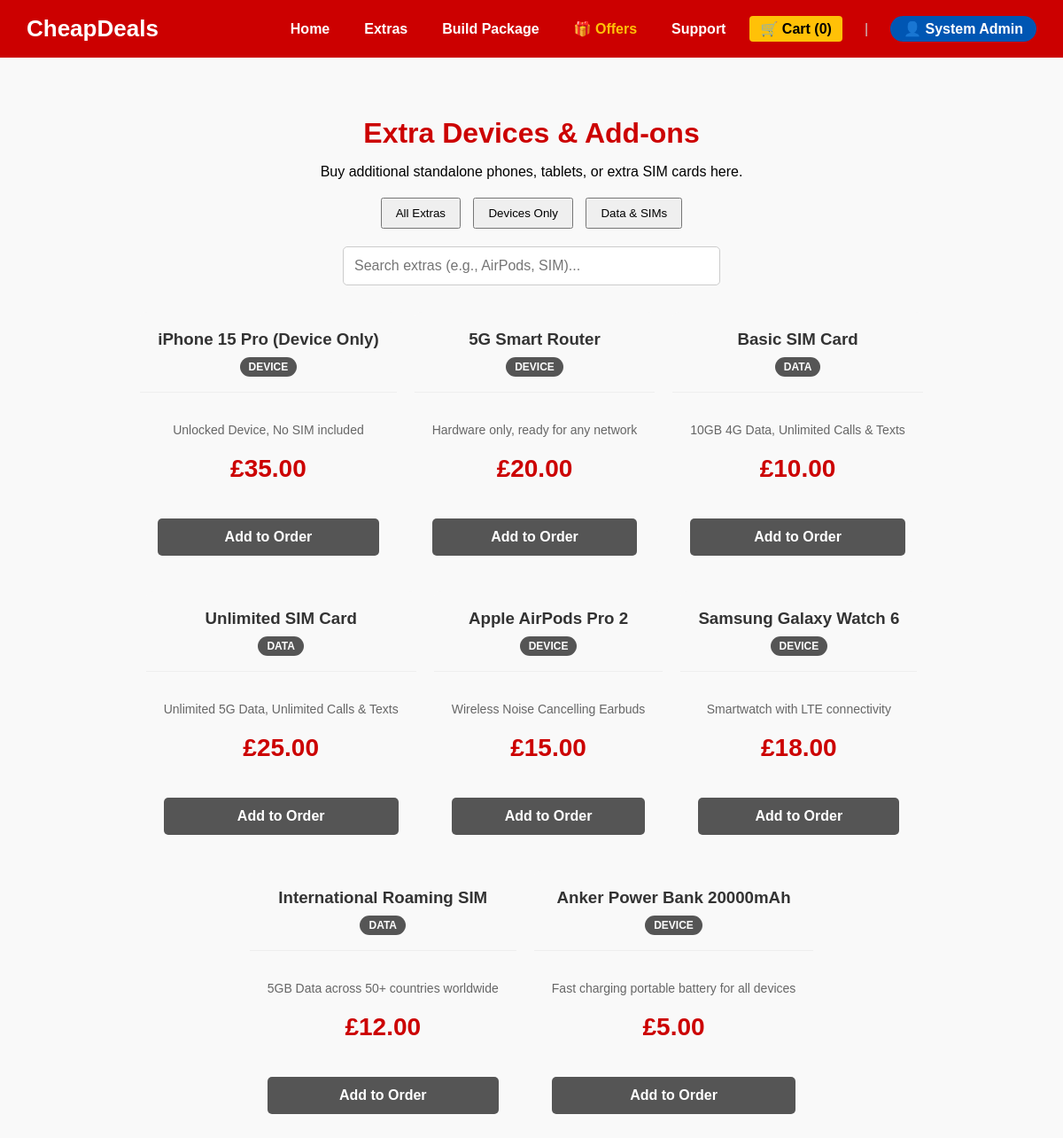
Screenshot of /COMP1807/extras.php (signed in) with the database file from the repository.
### tables this page shows
CREATE TABLE `extras` (
  `id` int(11) NOT NULL,
  `name` varchar(255) NOT NULL,
  `type` varchar(50) NOT NULL,
  `price` decimal(10,2) NOT NULL,
  `details` text DEFAULT NULL
);

### COMP1807/extras.php (called while the page is built, shortened)
<?php
require_once 'includes/db.php';
try {
    $stmt = $conn->prepare("SELECT * FROM extras");
    $stmt->execute();
    $extras = $stmt->fetchAll(PDO::FETCH_ASSOC);
} catch(PDOException $e) {
    die("System error: " . $e->getMessage());
}
include 'template/html/extras.html.php';
include 'template/html/header.html.php';
?>

### COMP1807/template/html/extras.html.php (the view, shortened to what this page needs)
<div class="packages-header" style="text-align: center; margin-bottom: 30px;">
    <h2>Extra Devices & Add-ons</h2>
    <p>Buy additional standalone phones, tablets, or extra SIM cards here.</p>
    <div class="filters" style="margin: 20px 0;">
        <button class="extra-filter-btn active" data-filter="All" style="padding: 8px 15px; margin: 0 5px; cursor: pointer;">All Extras</button>
        <button class="extra-filter-btn" data-filter="Device" style="padding: 8px 15px; margin: 0 5px; cursor: pointer;">Devices Only</button>
        <button class="extra-filter-btn" data-filter="Data" style="padding: 8px 15px; margin: 0 5px; cursor: pointer;">Data & SIMs</button>
    </div>
    <div class="search-box">
        <input type="text" id="extraSearchInput" placeholder="Search extras (e.g., AirPods, SIM)..." style="width: 60%; max-width: 400px; padding: 12px; border: 1px solid #ccc; border-radius: 5px; font-size: 16px;">
    </div>
</div>
<div class="packages-grid" id="extrasGrid">
    <?php if (!empty($extras)): ?>
        <?php foreach ($extras as $item): ?>
            <div class="extra-card" data-name="<?= strtolower(htmlspecialchars($item['name'])) ?>" data-type="<?= htmlspecialchars($item['type']) ?>">
                <div class="card-header">
                    <h3><?= htmlspecialchars($item['name']) ?></h3>
                    <span class="badge" style="background-color: #555555;"><?= htmlspecialchars($item['type']) ?></span>
                </div>
                <div class="card-body">
                    <p class="details"><?= htmlspecialchars($item['details']) ?></p>
                    <p class="price">£<?= htmlspecialchars(number_format($item['price'], 2)) ?></p>
                </div>
                <div class="card-footer">
                    <form method="POST" action="add_to_cart.php">
                        <button type="submit" class="btn-select" style="background-color: #555555;">Add to Order</button>
                    </form>
                </div>
            </div>
        <?php endforeach; ?>
    <?php else: ?>
        <p style="text-align: center; width: 100%; color: #666;">No extra items available at the moment.</p>
    <?php endif; ?>
</div>

### COMP1807/template/css/global.css (style rules this page uses)
body { font-family: Arial, sans-serif; background-color: #f9f9f9; margin: 0; padding: 0; }

### COMP1807/template/css/packages.css (style rules this page uses)
.packages-header { text-align: center; margin-bottom: 30px; }
.packages-header h2 { color: #cc0000; font-size: 32px; margin-bottom: 10px; }
.packages-grid { display: flex; flex-wrap: wrap; gap: 20px; justify-content: center; }
.card-header { padding: 20px; background-color: #f9f9f9; border-bottom: 1px solid #eeeeee; border-radius: 8px 8px 0 0; text-align: center; }
.card-header h3 { margin: 0 0 10px 0; color: #333333; }
.badge { background-color: #003366; color: white; padding: 4px 10px; border-radius: 12px; font-size: 12px; font-weight: bold; text-transform: uppercase; }
.card-body { padding: 20px; flex-grow: 1; text-align: center; }
.card-body .details { color: #666666; font-size: 14px; margin-bottom: 20px; }
.card-body .price { font-size: 28px; font-weight: bold; color: #cc0000; margin: 0; }
.card-footer { padding: 20px; text-align: center; }
.btn-select { width: 100%; background-color: #cc0000; color: white; border: none; padding: 12px; border-radius: 5px; font-size: 16px; font-weight: bold; cursor: pointer; transition: background-color 0.3s; }

### rows the page displays
extras: name "iPhone 15 Pro (Device Only)", type "DEVICE", details "Unlocked Device, No SIM included", price "35.00"
extras: name "5G Smart Router", type "DEVICE", details "Hardware only, ready for any network", price "20.00"
extras: name "Basic SIM Card", type "DATA", details "10GB 4G Data, Unlimited Calls & Texts", price "10.00"
extras: name "Unlimited SIM Card", type "DATA", details "Unlimited 5G Data, Unlimited Calls & Texts", price "25.00"
extras: name "Apple AirPods Pro 2", type "DEVICE", details "Wireless Noise Cancelling Earbuds", price "15.00"
extras: name "Samsung Galaxy Watch 6", type "DEVICE", details "Smartwatch with LTE connectivity", price "18.00"
extras: name "International Roaming SIM", type "DATA", details "5GB Data across 50+ countries worldwide", price "12.00"
extras: name "Anker Power Bank 20000mAh", type "DEVICE", details "Fast charging portable battery for all devices", price "5.00"

### other values shown
$cart_count "0"
$_SESSION['full_name'] "System Admin"
